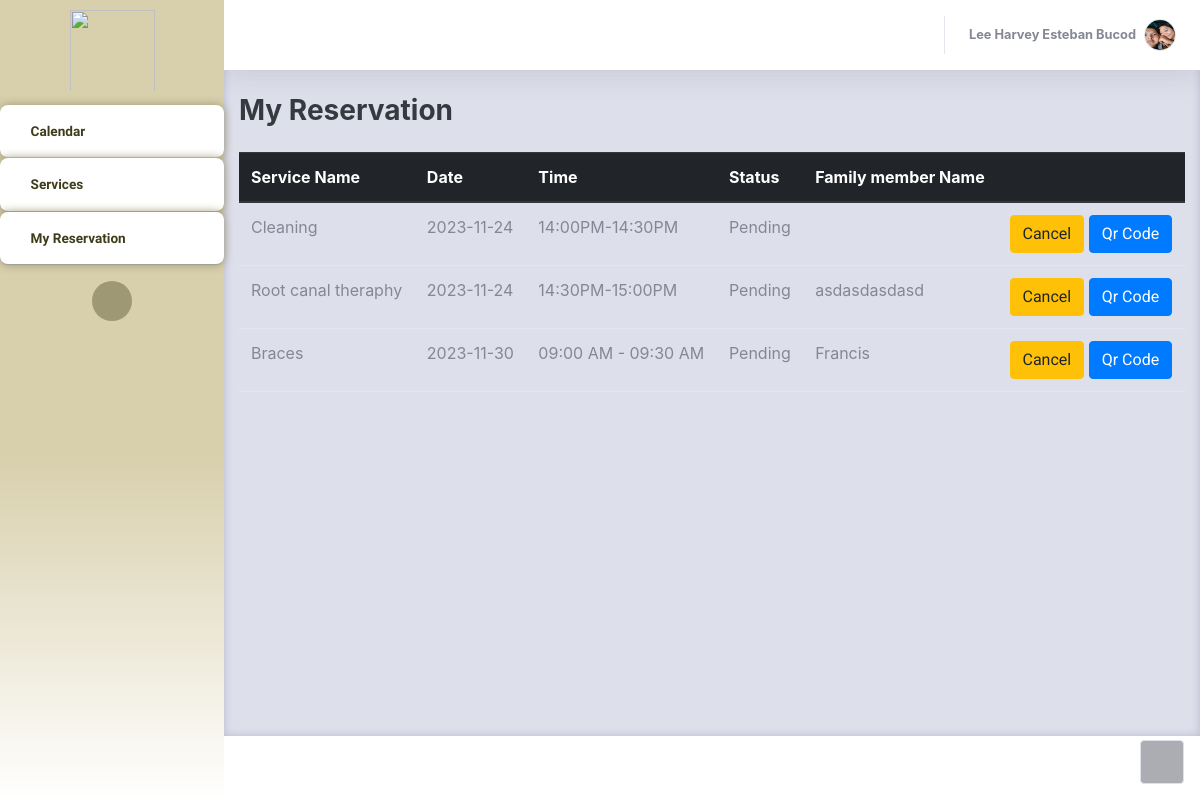
Screenshot of /Thesis1/Admin/PatientsOwnReservation.php (signed in) with the database file from the repository.
### tables this page shows
CREATE TABLE `patients_user` (
  `userID` int(11) NOT NULL,
  `Email` varchar(255) NOT NULL,
  `Name` varchar(255) NOT NULL,
  `Address` varchar(255) NOT NULL,
  `PhoneNumber` varchar(255) NOT NULL,
  `Password` varchar(55) NOT NULL,
  `Hash` varchar(255) NOT NULL,
  `Access` varchar(25) NOT NULL,
  `Active` int(11) NOT NULL DEFAULT 0,
  `profilePic` varchar(255) NOT NULL,
  `last_activity` timestamp NOT NULL DEFAULT current_timestamp() ON UPDATE current_timestamp()
);

CREATE TABLE `bookinglog` (
  `resID` int(11) NOT NULL,
  `userID` int(11) NOT NULL,
  `serviceName` varchar(255) NOT NULL,
  `date` date NOT NULL,
  `timeslot` varchar(255) NOT NULL,
  `remarks` varchar(255) NOT NULL,
  `status` varchar(255) NOT NULL,
  `FamMemberName` varchar(255) NOT NULL DEFAULT 'N/A',
  `confirmationHash` varchar(255) NOT NULL,
  `timestamp` timestamp NOT NULL DEFAULT current_timestamp() ON UPDATE current_timestamp()
);

### Thesis1/Admin/PatientsOwnReservation.php (the view, shortened to what this page needs)
<?php
     $con = connection();
     $user = $_SESSION['UserLogin'];
     $userID = $_SESSION['UserID'];
?>
<!DOCTYPE html>
<html lang="en">
<head>
    <link rel="stylesheet" href="assets/bootstrap/css/bootstrap.min.css">
    <link rel="stylesheet" href="assets/fonts/fontawesome-all.min.css">
    <link rel="stylesheet" href="assets/fonts/ionicons.min.css">
    <link rel="stylesheet" href="assets/css/aguilaraldo1_section_contact.css">
    <link rel="stylesheet" href="assets/css/Availability---Manage-availability-bookings-appointments_v1.css">
    <link rel="stylesheet" href="assets/css/Basic-Footer.css">
    <link rel="stylesheet" href="assets/css/Black-Navbar.css">
    <link rel="stylesheet" href="assets/css/Block-Responsive-Item-List.css">
    <link rel="stylesheet" href="assets/css/Bootstrap-Calendar.css">
    <link rel="stylesheet" href="assets/css/carousel-circulo.css">
    <link rel="stylesheet" href="assets/css/Carousel-Hero-1.css">
    <link rel="stylesheet" href="assets/css/Carousel-Hero.css">
    <link rel="stylesheet" href="assets/css/Diagonal-div-section.css">
    <link rel="stylesheet" href="assets/css/Feature-Section-MD.css">
    <link rel="stylesheet" href="https://djpsoftwarecdn.azureedge.net/availabilitycss-v1/availability.min.css">
    <link rel="stylesheet" href="assets/css/Login-Form-Basic-icons.css">
    <link rel="stylesheet" href="assets/css/Ultimate-Event-Calendar.css">
</head>
<body id="page-top">
    <div id="wrapper">
        <nav class="navbar navbar-dark align-items-start sidebar sidebar-dark accordion bg-gradient-primary p-0" style="border-color: rgb(255,255,255);background: linear-gradient(#d8cfac 57%, white 100%), #a6a263;border-radius: -1px;">
            <div class="container-fluid d-flex flex-column p-0"><img src="assets/img/Picsart_23-04-17_12-49-06-946.png" width="85" height="91" style="margin-left: 0px;padding-bottom: 0px;padding-top: 10px;">
                <ul class="navbar-nav text-light" id="accordionSidebar">
                    <li class="nav-item"><a class="nav-link" href="patientInterface.php" style="background: #ffffff;border-radius: 8px;margin-top: 13px;border-color: var(--bs-blue);border-top-width: 1px;border-top-color: #95947c;border-bottom: 1px outset rgba(149,148,124,0.33);box-shadow: 0px 0px 10px rgb(159,152,117);--bs-body-bg: #fff;"><i class="far fa-calendar" style="color: #3e3d1a;"></i><span style="background: transparent;color: #3e3d1a;font-family: 'Albert Sans', sans-serif;font-weight: bold;">Calendar</span></a></li>
                    <li class="nav-item"><a class="nav-link" style="background: #ffffff;font-weight: bold;color: var(--bs-black);border-radius: 8px;border-bottom: 1px outset rgba(149,148,124,0.49);box-shadow: 0px 0px 10px rgb(159,152,117);" href="patientServices.php"><i class="fas fa-hands" style="color: #3e3d1a;"></i><span style="color: #3e3d1a;font-family: 'Albert Sans', sans-serif;">Services</span></a><a class="nav-link active" style="background: #ffffff;font-weight: bold;color: var(--bs-black);border-radius: 8px;border-bottom: 1px outset rgba(149,148,124,0.49);box-shadow: 0px 0px 10px rgb(159,152,117);" href="PatientsOwnReservation.php"><i class="icon ion-ios-paper-outline" style="color: #3e3d1a;"></i><span style="color: #3e3d1a;font-family: 'Albert Sans', sans-serif;">My Reservation</span></a></li>
                </ul>
                <div class="text-center d-none d-md-inline"><button class="btn rounded-circle border-0" id="sidebarToggle" type="button" style="background: rgb(159,152,117);"></button></div>
            </div>
        </nav>
        <div class="d-flex flex-column" id="content-wrapper">
            <div id="content" style="background: var(--bs-gray-300);color: var(--bs-black);border-color: var(--bs-yellow);box-shadow: inset 0px 0px 9px var(--bs-gray-500);">
                <nav class="navbar navbar-light navbar-expand bg-white shadow mb-4 topbar static-top" style="background: rgb(255,255,255);border-color: rgb(255,0,0);">
                    <div class="container-fluid">
                        <ul class="navbar-nav flex-nowrap ms-auto">
                            <li class="nav-item dropdown no-arrow">
                                <div class="nav-item dropdown no-arrow"><a class="dropdown-toggle nav-link" aria-expanded="false" data-bs-toggle="dropdown" href="#"><span class="d-none d-lg-inline me-2 text-gray-600 small" style="font-weight: bold;color: var(--bs-black);"><?php
                                    echo $user;
                                    $profilestmt = "SELECT profilePic FROM patients_user WHERE userID = $userID";
                                    $exeProfile = $con->query($profilestmt);
                                    $row = $exeProfile->fetch_assoc();
                                    if($row)
                                    {
                                        $profilePic = $row['profilePic'];
                                        echo '</span><img class="border rounded-circle img-profile" src="'.$profilePic.'"></a>';
                                    }
                                ?>
                                </div>
                            </li>
                        </ul>
                    </div>
                </nav>
                <div class="container-fluid">
                    <div class="d-sm-flex justify-content-between align-items-center mb-4">
                        <h3 class="text-dark mb-0" style="font-weight: bold;">My Reservation</h3>
                    </div>
                    <div class="row">
                        <div class="col-md-12 col-xl-12">
                            <div class="table-responsive">
                                <table class="table">
                                    <thead class="thead-dark">
                                        <tr>
                                            <th>Service Name</th>
                                            <th>Date</th>
                                            <th>Time</th>
                                            <th>Status</th>
                                            <th>Family member Name</th>
                                            <th></th>
                                        </tr>
                                    </thead>
                                    <tbody>
                                      <?php
                                          $sqlstmt = "SELECT `resID`,`serviceName`, `date`, `timeslot`, `status`, `FamMemberName` FROM `bookinglog` WHERE userID = '$userID' AND status = 'Pending'";
                                          $exe = $con-> query($sqlstmt);
                                          while ($row = mysqli_fetch_assoc($exe)) {
                                            $resID = $row['resID'];
                                            $serviceNAme = $row['serviceName'];
                                            $sdate = $row['date'];
                                            $tslot = $row['timeslot'];
                                            $stat = $row['status'];
                                            $famMember = $row['FamMemberName'];
                                            echo '<tr>
                                        <td class="hidden-column">'.$resID.'</td>
                                        <td>'.$serviceNAme.'</td>
                                        <td>'.$sdate.'</td>
                                        <td>'.$tslot.'</td>
                                        <td>'.$stat.'</td>
                                        <td>'.$famMember.'</td>
                                        <td>
                                        <button"><a href = "PatientsOwnReservation.php?cancelID='.$resID.'" class ="btn btn-warning">Cancel</a></button>
                                        <button"><a href = "patientsQrcode.php?qrID='.$resID.'" class ="btn btn-primary">Qr Code</a></button>
                                        </td>
                                        </tr>';
                                          }
                                      ?>
                                    </tbody>
                                </table>
                            </div>
                        </div>
                    </div>
                </div>
            </div>
            <footer class="bg-white sticky-footer">
            </footer>
        </div><a class="border rounded d-inline scroll-to-top" href="#page-top"><i class="fas fa-angle-up"></i></a>
    </div>
    <link rel="stylesheet" href="https://cdn.jsdelivr.net/npm/bootstrap@4.0.0/dist/css/bootstrap.min.css">
</body>
</html>

### Thesis1/Admin/assets/css/aguilaraldo1_section_contact.css (style rules this page uses)
.navbar { z-index: 1; }

### Thesis1/Admin/assets/css/Black-Navbar.css (style rules this page uses)
.navbar { margin-bottom: 0; }
.btn { border-radius: 0; }
.btn { font-family: 'Roboto'; font-weight: 400; }

### Thesis1/Admin/assets/css/Feature-Section-MD.css (style rules this page uses)
.waves-effect, a { -webkit-tap-highlight-color: transparent; }
.alert, .breadcrumb, .card, .card .card-header, .dropdown-menu, .file-custom, .input-group-addon, .jumbotron, .list-group .list-group-item, .modal-content, .nav .nav-link, .nav-tabs, .navbar, .navbar-toggler, .page-item:first-child .page-link, .page-item:last-child .page-link, .pagination-lg .page-item:first-child .page-link, .pagination-lg .page-item:last-child .page-link, .pagination-sm .page-item:first-child .page-link, .pagination-sm .page-item:last-child .page-link, .popover, .tag, .tooltip-inner, img { -moz-border-radius: 0px; -ms-border-radius: 0px; -o-border-radius: 0px; border-radius: 0px; }
.divider-new, .text-fluid, h1, h2, h3, h4, h5, h6 { font-weight: 300; }

### rows the page displays
patients_user: profilePic (picture)
bookinglog: serviceName "Cleaning", date "2023-11-24", timeslot "14:00PM-14:30PM", status "Pending"
bookinglog: serviceName "Root canal theraphy", date "2023-11-24", timeslot "14:30PM-15:00PM", status "Pending", FamMemberName "asdasdasdasd"
bookinglog: serviceName "Braces", date "2023-11-30", timeslot "09:00 AM - 09:30 AM", status "Pending", FamMemberName "Francis"

### other values shown
$user "Lee Harvey Esteban Bucod"
